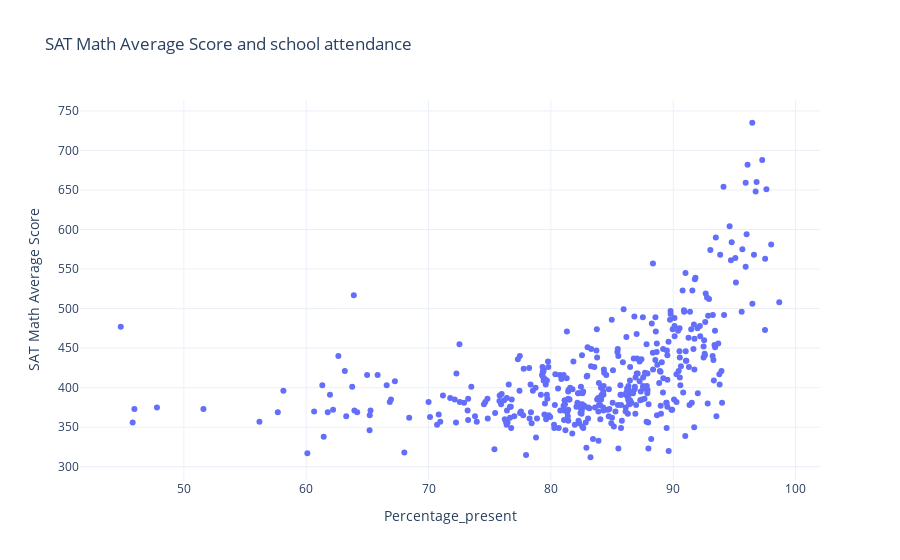

Source (notebook cell):
### Markdown cell above
The merged datasets are then plotted as a scatter plot to evaluate the relationship. The scatter plot can be used to observe correlations and not causation amongst variables.

### Code cell
fig = px.scatter(
    merged_schdata,
    x='Percentage_present',
    y='SAT Math Avg. Score',
    title='SAT Math Average Score and school attendance',
    labels={'Present': 'Percentage_present(Percentage of students present on average)', 'SAT Math Avg. Score': 'SAT Math Average Score'},
    template='plotly_white'
    )

# Show the plot
fig.show()

### Figure 1 — Plotly figure (JSON) as saved in the notebook; plotly's stock layout.template omitted (floating-point values rounded to 4 significant figures; data arrays with more than 128 entries replaced by an {"elided": "..."} marker saying what was removed)
{"data": [{"hovertemplate": "Percentage_present=%{x}<br>SAT Math Average Score=%{y}<extra></extra>", "legendgroup": "", "marker": {"color": "#636efa", "symbol": "circle"}, "mode": "markers", "name": "", "orientation": "v", "showlegend": false, "type": "scatter", "x": {"elided": "410 float values"}, "xaxis": "x", "y": {"elided": "410 int values"}, "yaxis": "y"}], "layout": {"autosize": true, "legend": {"tracegroupgap": 0}, "title": {"text": "SAT Math Average Score and school attendance"}, "xaxis": {"anchor": "y", "autorange": true, "domain": [0, 1], "range": [41.66, 101.8], "title": {"text": "Percentage_present"}, "type": "linear"}, "yaxis": {"anchor": "x", "autorange": true, "domain": [0, 1], "range": [277.1, 769.9], "title": {"text": "SAT Math Average Score"}, "type": "linear"}}}
